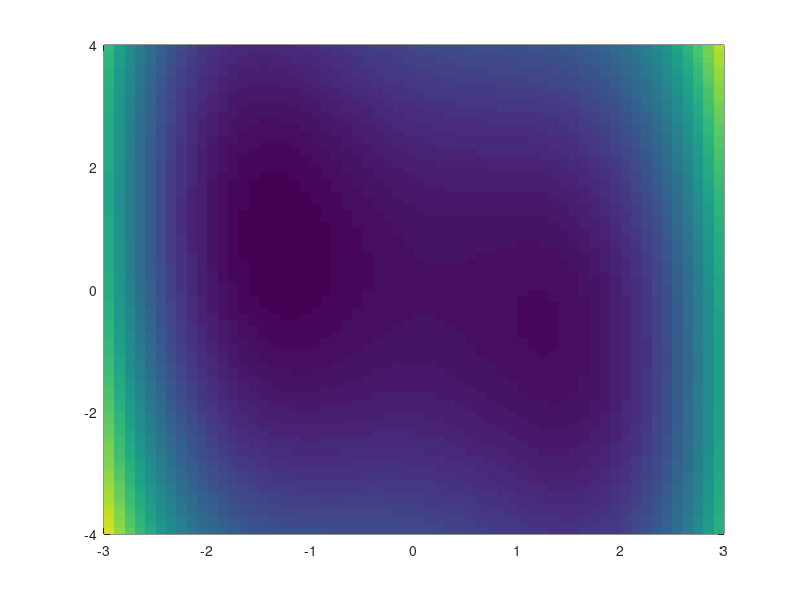

MATLAB code for this plot: (Note: this script raises an error after producing the figure.)
[x,y]=meshgrid(-3:0.1:3,-4:0.1:4);
z = (x.^4 - 3*x.^2 + x + y.*y + x.*y);

while(1),
    close all
    pcolor(x,y,z),shading flat;hold on;
    sol = ginput(1)';
    for i=1:100,
       x=sol(1,i);
       y=sol(2,i);
       dx = 4 * x.^3 - 6*x + 1 + y;
       dy = 2 * y + x;       
       dxx = 12 * x.^2 - 6;         dxy = 1;
       dyx = 1;                     dyy = 2;       
       H = [dxx dxy;dyx dyy];                     
       sol(:,i+1) = sol(:,i) - 0.1 * inv(H)  * ([dx;dy]);       
       plot([sol(1,i) sol(1,i+1)],[sol(2,i) sol(2,i+1)],'r')
       pause
    end;
end;
